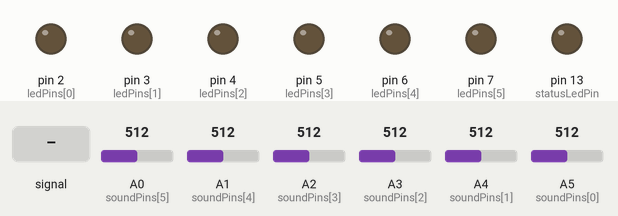
This sketch was run on a simulated Arduino Mega 2560, built with avr-gcc and run on an emulated ATmega2560. On the bench: output pins drawn as LEDs (lit = HIGH). The test bench sets the inputs (shaded band); at power-on: A0 (soundPins[5]) = 512, A1 (soundPins[4]) = 512, A2 (soundPins[3]) = 512, A3 (soundPins[2]) = 512, A4 (soundPins[1]) = 512, A5 (soundPins[0]) = 512.

Above: at 1.2 s.
1.3 s: A0 (soundPins[5]) fed a 200 Hz sine of ±255 counts around its level
At 2.4 s:
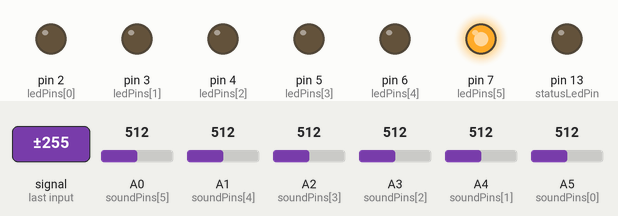
3.0 s: A1 (soundPins[4]) fed a 200 Hz sine of ±255 counts around its level
At 4.2 s:
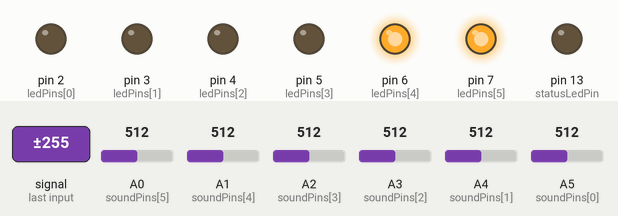
4.7 s: A2 (soundPins[3]) fed a 200 Hz sine of ±255 counts around its level
At 5.6 s:
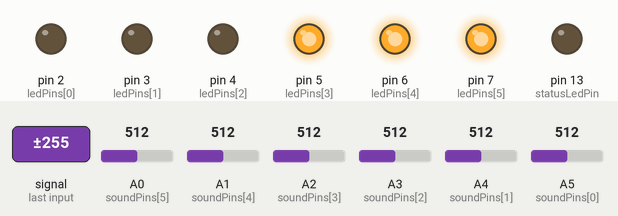
6.4 s: A3 (soundPins[2]) fed a 1000 Hz sine of ±255 counts around its level
At 6.9 s:
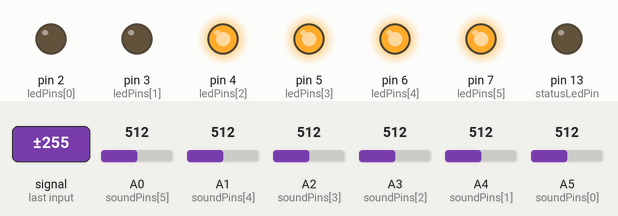
8.1 s: A4 (soundPins[1]) fed a 200 Hz sine of ±460 counts around its level
At 9.4 s:
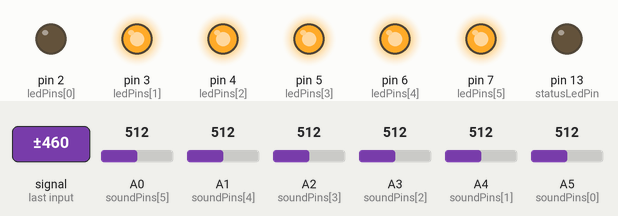
9.8 s: A5 (soundPins[0]) fed a 200 Hz sine of ±255 counts around its level
At 10.7 s:
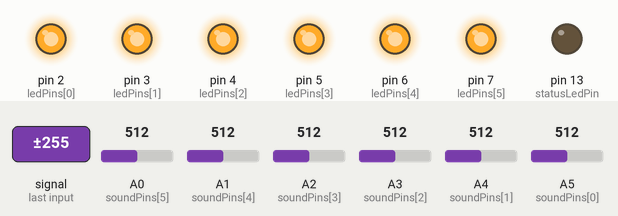
Timing chart, 0 to 12.5 s (numbered marks = the images above; inputs shaded):
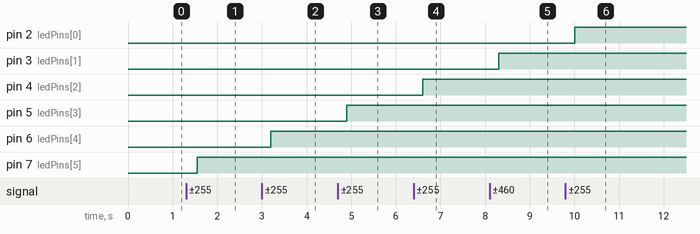

Measured:
- after the input at 1.3 s, pin 7 (ledPins[5]): LOW → HIGH after 0.25 s
- after the input at 3.0 s, pin 6 (ledPins[4]): LOW → HIGH after 0.20 s
- after the input at 4.7 s, pin 5 (ledPins[3]): LOW → HIGH after 0.20 s
- after the input at 6.4 s, pin 4 (ledPins[2]): LOW → HIGH after 0.20 s
- after the input at 8.1 s, pin 3 (ledPins[1]): LOW → HIGH after 0.21 s
- after the input at 9.8 s, pin 2 (ledPins[0]): LOW → HIGH after 0.21 s

The sketch:

sounddetector.ino
```cpp
/* Function prototypes -------------------------------------------------------*/
void readIncommingNodeData();
void checkSoundState(int pin, int level);
void sendSoundState(int pin, int state);
void sendSoundLevel(int pin, int level);
void reportSettings(int pin);

/* Variables -----------------------------------------------------------------*/
#define NodeSerial Serial1 // makes it a little easier to read the code :-) NodeSerial is the serial port that communicates with Node.js, accesible as /dev/ttyATH0 in Linux
//#define NodeSerial Serial // connect directly with laptop (for debugging purposes)

bool debug = false;


uint8_t incomingByte = 0;

const int sampleWindow = 50; // Sample window width in mS (50 mS = 20Hz)
unsigned int sample;

const int statusLedPin = 13; // will light up when the channel settings are received

const int ledPins[] = {2, 3, 4, 5, 6, 7};
const int soundPins[] = {A5, A4, A3, A2, A1, A0}; // soldered them the wrong way, so they're reversed here

const int pinCount = 6;
int soundValues[] = {0, 0, 0, 0, 0, 0};

unsigned int signalMax[] = {0, 0, 0, 0, 0, 0};
unsigned int signalMin[] = {1024, 1024, 1024, 1024, 1024, 1024};
unsigned long startMillis = millis();


int silenceSampleCounter[] = {0, 0, 0, 0, 0, 0};
int soundSampleCounter[] = {0, 0, 0, 0, 0, 0};

int currentState[] = {0, 0, 0, 0, 0, 0};
int currentSoundState[] = {0, 0, 0, 0, 0, 0};

// settings:
int silenceThreshold[] = {200, 200, 200, 200, 200, 200};
int soundThreshold[] = {300, 300, 300, 300, 300, 300};
int nrOfConsecutiveSilenceSamplesBeforeFlippingToSilence[] = {12, 12, 12, 12, 12, 12};
int nrOfConsecutiveSoundSamplesBeforeFlippingToSound[] = {5, 5, 5, 5, 5, 5};


// monitor settings:
bool enableMonitoring = false;
int channelToMonitor = 0;

// reporting settings:
unsigned long reportingInterval = 10000;
unsigned long lastReportingTime = millis();
int lastReportedPin = pinCount - 1;


/* This function is called once at start up ----------------------------------*/
void setup()
{
  pinMode(statusLedPin, OUTPUT);
  digitalWrite(statusLedPin, 0);


  for (int pin = 0; pin < pinCount; ++pin) {
    // register every pin as input:
    pinMode(soundPins[pin], INPUT);

    // register every led pin as output:
    pinMode(ledPins[pin], OUTPUT);
  }

  while (!NodeSerial); //hang till NodeSerial is up
  NodeSerial.begin(9600); //Serial to Node.js

  // report all settings (Node.js will reply with the correct settings if they are different):
  for (int pin = 0; pin < pinCount; ++pin) {
    reportSettings(pin);
  }

  if(debug) while (!Serial); //hang till Serial is up
  if(debug) Serial.begin(9600);
}

/* This function loops forever -----------------------------------------------*/
void loop() {

  if(millis() - startMillis < sampleWindow) {
    // collecting data:

    for (int pin = 0; pin < pinCount; ++pin) {
      sample = analogRead(soundPins[pin]);
      if (sample < 1024) { // toss out spurious readings
         if (sample > signalMax[pin]) {
            signalMax[pin] = sample;  // save just the max levels
         }else if (sample < signalMin[pin]) {
            signalMin[pin] = sample;  // save just the min levels
         }
      }
    }
  }else{
    // we've collected enough data, let's use it

    for (int pin = 0; pin < pinCount; ++pin) {
      // store soundValue:
      soundValues[pin] = signalMax[pin] - signalMin[pin];  // max - min = peak-peak amplitude

      //reset:
      signalMax[pin] = 0;
      signalMin[pin] = 1024;
      startMillis = millis();

      // check sound state (SOUND or SILCENCE):
      checkSoundState(pin, soundValues[pin]);

      // send sound level (if required):
      if(enableMonitoring && channelToMonitor == pin)
        sendSoundLevel(pin, soundValues[pin]);
    }
  }

  readIncommingNodeData();

  // reports the settings of every pin (channel) every x milliseconds
  unsigned long interval = millis() - lastReportingTime;
  if( interval > reportingInterval) {
    int pin = lastReportedPin + 1;
    if(pin == pinCount)
      pin = 0;

    reportSettings(pin);

    lastReportedPin = pin;
    lastReportingTime = millis();
  }
}

void checkSoundState(int pin, int level){
  // if(pin != 0) return; //only check pin 0 for now


  if( currentState[pin] == 0 ) {
    // IF SILENCE

    if(level > soundThreshold[pin]){ // if louder than soundThreshold
      soundSampleCounter[pin]++;
    }else{
      soundSampleCounter[pin] = 0; // reset
    }

    if(soundSampleCounter[pin] >= nrOfConsecutiveSoundSamplesBeforeFlippingToSound[pin]){
      currentState[pin] = 1; // flip to "SOUND"
      soundSampleCounter[pin] = 0; // reset soundSampleCounter for the next time there is SILENCE

      sendSoundState(pin); // send sound state to Node.js
    }

  }else{
    // IF SOUND

    if(level < silenceThreshold[pin]){ // if quieter than silenceThreshold
      silenceSampleCounter[pin]++;
    }else{
      silenceSampleCounter[pin] = 0; // reset
    }

    if(silenceSampleCounter[pin] >= nrOfConsecutiveSilenceSamplesBeforeFlippingToSilence[pin]){
      currentState[pin] = 0; // flip to "SILENCE"
      silenceSampleCounter[pin] = 0; // reset silenceSampleCounter for the next time there is SOUND

      sendSoundState(pin);
    }

  }
}

void sendSoundState(int pin) {
  int state = currentState[pin];
  digitalWrite(ledPins[pin], state); // debug to LED

  if(debug) Serial.print("> pin: ");
  if(debug) Serial.print(pin);
  if(debug) Serial.print(" | state: ");
  if(debug) Serial.println(state);

  // always start with 3 bytes of 255 so that Node.js knows were this 'packet' starts:
  NodeSerial.write((byte)255);
  NodeSerial.write((byte)255);
  NodeSerial.write((byte)255);
  NodeSerial.write((byte)1); // 1 = soundstate
  NodeSerial.write((byte)pin); // channel
  NodeSerial.write((byte)state); // volumeon
}

void sendSoundLevel(int pin, int level){
  // always start with 3 bytes of 255 so that Node.js knows were this 'packet' starts:
  NodeSerial.write((byte)255);
  NodeSerial.write((byte)255);
  NodeSerial.write((byte)255);
  NodeSerial.write((byte)2); // 2 = soundlevel
  NodeSerial.write((byte)pin);  // channel
  NodeSerial.write((byte)(level >> 8));   // value, first byte (Big Endian)
  NodeSerial.write((byte)(level & 0xff)); // value, last byte  (Big Endian)
}

void reportSettings(int pin) {
  if(debug) Serial.print("Reporting settings of pin ");
  if(debug) Serial.println(pin);

  // always start with 3 bytes of 255 so that Node.js knows were a message starts:
  NodeSerial.write((byte)255);
  NodeSerial.write((byte)255);
  NodeSerial.write((byte)255);
  NodeSerial.write((byte)3);    // 3 = send settings
  NodeSerial.write((byte)pin);  // channel
  NodeSerial.write((byte)(silenceThreshold[pin] >> 8));
  NodeSerial.write((byte)(silenceThreshold[pin] & 0xff));
  NodeSerial.write((byte)(soundThreshold[pin] >> 8));
  NodeSerial.write((byte)(soundThreshold[pin] & 0xff));
  NodeSerial.write((byte)(nrOfConsecutiveSilenceSamplesBeforeFlippingToSilence[pin] >> 8));
  NodeSerial.write((byte)(nrOfConsecutiveSilenceSamplesBeforeFlippingToSilence[pin] & 0xff));
  NodeSerial.write((byte)(nrOfConsecutiveSoundSamplesBeforeFlippingToSound[pin] >> 8));
  NodeSerial.write((byte)(nrOfConsecutiveSoundSamplesBeforeFlippingToSound[pin] & 0xff));
}


int startByteCounter = 0;

void readIncommingNodeData() {
  // READ RESPONSE
  while( NodeSerial.available() ) {
    incomingByte = NodeSerial.read();

    if(debug) Serial.print("> incomingByte (expecting 3x255=start of message): ");
    if(debug) Serial.println(incomingByte);


    if(incomingByte == 255){
      startByteCounter++;

      if(startByteCounter >= 3){
        if(debug) Serial.println("startByteCounter is bigger than 3");

        while( !NodeSerial.available() ){ }
        incomingByte = NodeSerial.read();


        if(incomingByte == 1) { // enable monitoring
          if(debug) Serial.println("setting enableMonitoring to true");
          enableMonitoring = true;

          while( !NodeSerial.available() ){ }
          incomingByte = NodeSerial.read();


          channelToMonitor = incomingByte;
          if(debug) Serial.print("set channelToMonitor to ");
          if(debug) Serial.println(channelToMonitor);

        }else if(incomingByte == 2) { // disable monitoring
          if(debug) Serial.println("setting enableMonitoring to false");
          enableMonitoring = false;

        }else if(incomingByte == 3) { // update settings of channel
          while( !NodeSerial.available() ){ }
          int pin = NodeSerial.read();

          if(debug) Serial.print("incomming settings of pin ");
          if(debug) Serial.println(pin);

          digitalWrite(statusLedPin, 1); // turn on after first settings are received

          for (int i = 0; i < 4; ++i) {
            uint8_t firstByte;
            uint8_t secondByte;

            while( !NodeSerial.available() ){ }
            firstByte = NodeSerial.read();

            while( !NodeSerial.available() ){ }
            secondByte = NodeSerial.read();

            int value = (firstByte << 8 ) | (secondByte & 0xff);

            switch (i) {
              case 0:
                if(debug) Serial.print("silenceThreshold: "); if(debug) Serial.println(value);
                silenceThreshold[pin] = value;
                break;
              case 1:
                if(debug) Serial.print("soundThreshold: "); if(debug) Serial.println(value);
                soundThreshold[pin] = value;
                break;
              case 2:
                if(debug) Serial.print("nrOfConsecutiveSilenceSamplesBeforeFlippingToSilence: "); if(debug) Serial.println(value);
                nrOfConsecutiveSilenceSamplesBeforeFlippingToSilence[pin] = value;
                break;
              case 3:
                if(debug) Serial.print("nrOfConsecutiveSoundSamplesBeforeFlippingToSound: "); if(debug) Serial.println(value);
                nrOfConsecutiveSoundSamplesBeforeFlippingToSound[pin] = value;
                break;
            }// end switch
          }// end for


          reportSettings(pin); //report settings back to Node, just to make sure they are set
        }

        startByteCounter = 0;
      }


    }else{
      startByteCounter = 0;
    }
  }
}
```
